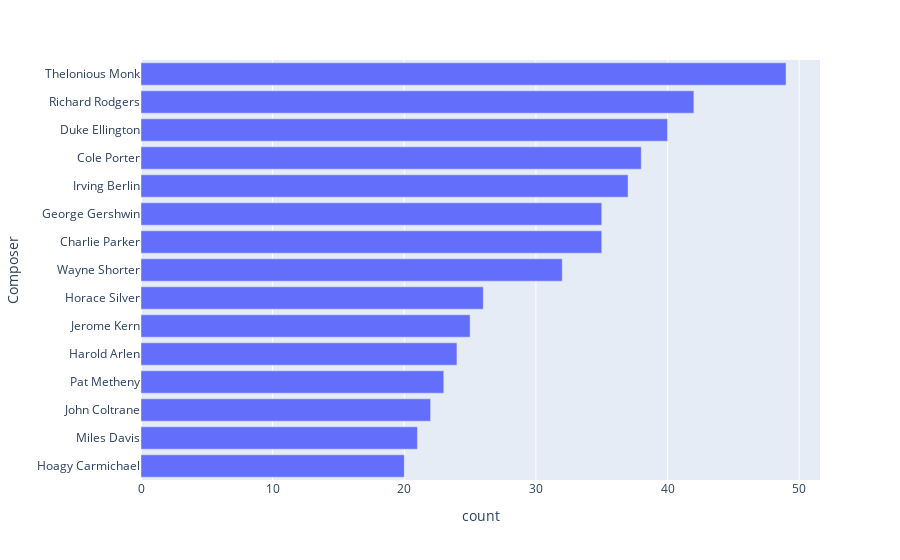

Write notebook code for a chart like this one.
### Code cell
comp = df['composer']
top_n = comp.value_counts().reset_index().head(15)
top_n.columns = ['Composer', 'count']
top_n = top_n.sort_values('count', ascending=True)

top_n

fig = px.bar(top_n, x='count', y='Composer',
             barmode='group',
             orientation='h',
             )
fig.show()

### Figure 1 — Plotly figure (JSON) as saved in the notebook; plotly's stock layout.template omitted (floating-point values rounded to 4 significant figures)
{"data": [{"alignmentgroup": "True", "hovertemplate": "count=%{x}<br>Composer=%{y}<extra></extra>", "legendgroup": "", "marker": {"color": "#636efa", "pattern": {"shape": ""}}, "name": "", "offsetgroup": "", "orientation": "h", "showlegend": false, "textposition": "auto", "type": "bar", "x": [20, 21, 22, 23, 24, 25, 26, 32, 35, 35, 37, 38, 40, 42, 49], "xaxis": "x", "y": ["Hoagy Carmichael", "Miles Davis", "John Coltrane", "Pat Metheny", "Harold Arlen", "Jerome Kern", "Horace Silver", "Wayne Shorter", "Charlie Parker", "George Gershwin", "Irving Berlin", "Cole Porter", "Duke Ellington", "Richard Rodgers", "Thelonious Monk"], "yaxis": "y"}], "layout": {"barmode": "group", "legend": {"tracegroupgap": 0}, "margin": {"t": 60}, "xaxis": {"anchor": "y", "domain": [0.0, 1.0], "title": {"text": "count"}}, "yaxis": {"anchor": "x", "domain": [0.0, 1.0], "title": {"text": "Composer"}}}}
